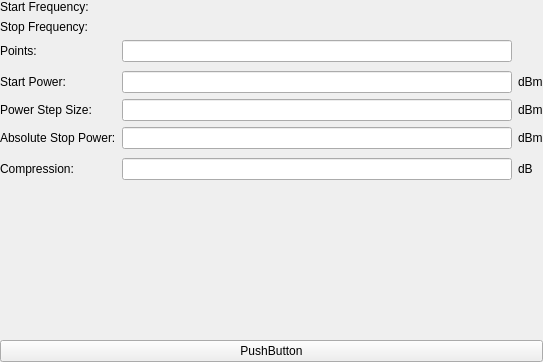
<?xml version="1.0" encoding="UTF-8"?>
<ui version="4.0">
 <class>TestPlanPage</class>
 <widget class="QWidget" name="TestPlanPage">
  <property name="geometry">
   <rect>
    <x>0</x>
    <y>0</y>
    <width>543</width>
    <height>362</height>
   </rect>
  </property>
  <property name="windowTitle">
   <string>Form</string>
  </property>
  <layout class="QVBoxLayout" name="verticalLayout">
   <property name="leftMargin">
    <number>0</number>
   </property>
   <property name="topMargin">
    <number>0</number>
   </property>
   <property name="rightMargin">
    <number>0</number>
   </property>
   <property name="bottomMargin">
    <number>0</number>
   </property>
   <item>
    <widget class="QWidget" name="widget_2" native="true">
     <layout class="QGridLayout" name="gridLayout">
      <property name="leftMargin">
       <number>0</number>
      </property>
      <property name="topMargin">
       <number>0</number>
      </property>
      <property name="rightMargin">
       <number>0</number>
      </property>
      <property name="bottomMargin">
       <number>0</number>
      </property>
      <item row="6" column="1">
       <widget class="DoubleLineEdit" name="absoluteStopPower"/>
      </item>
      <item row="8" column="1">
       <widget class="PositiveDoubleLineEdit" name="compression"/>
      </item>
      <item row="1" column="0">
       <widget class="QLabel" name="stopFrequencyLabel">
        <property name="text">
         <string>Stop Frequency:</string>
        </property>
       </widget>
      </item>
      <item row="2" column="0">
       <widget class="QLabel" name="pointsLabel">
        <property name="text">
         <string>Points:</string>
        </property>
       </widget>
      </item>
      <item row="3" column="0">
       <spacer name="verticalSpacer">
        <property name="orientation">
         <enum>Qt::Vertical</enum>
        </property>
        <property name="sizeType">
         <enum>QSizePolicy::Fixed</enum>
        </property>
        <property name="sizeHint" stdset="0">
         <size>
          <width>20</width>
          <height>3</height>
         </size>
        </property>
       </spacer>
      </item>
      <item row="4" column="0">
       <widget class="QLabel" name="startPowerLabel">
        <property name="text">
         <string>Start Power:</string>
        </property>
       </widget>
      </item>
      <item row="0" column="0">
       <widget class="QLabel" name="startFrequencyLabel">
        <property name="text">
         <string>Start Frequency:</string>
        </property>
       </widget>
      </item>
      <item row="5" column="0">
       <widget class="QLabel" name="stepSizeLabel">
        <property name="text">
         <string>Power Step Size:</string>
        </property>
       </widget>
      </item>
      <item row="7" column="0">
       <spacer name="verticalSpacer_3">
        <property name="orientation">
         <enum>Qt::Vertical</enum>
        </property>
        <property name="sizeType">
         <enum>QSizePolicy::Fixed</enum>
        </property>
        <property name="sizeHint" stdset="0">
         <size>
          <width>20</width>
          <height>3</height>
         </size>
        </property>
       </spacer>
      </item>
      <item row="6" column="0">
       <widget class="QLabel" name="label">
        <property name="text">
         <string>Absolute Stop Power:</string>
        </property>
       </widget>
      </item>
      <item row="8" column="0">
       <widget class="QLabel" name="compressionLabel">
        <property name="text">
         <string>Compression:</string>
        </property>
       </widget>
      </item>
      <item row="2" column="1">
       <widget class="PointsLineEdit" name="points"/>
      </item>
      <item row="4" column="1">
       <widget class="DoubleLineEdit" name="startPower"/>
      </item>
      <item row="5" column="1">
       <widget class="PositiveDoubleLineEdit" name="stepSize"/>
      </item>
      <item row="0" column="1">
       <widget class="FrequencyEdit" name="startFrequency" native="true">
        <property name="focusPolicy">
         <enum>Qt::StrongFocus</enum>
        </property>
       </widget>
      </item>
      <item row="1" column="1">
       <widget class="FrequencyEdit" name="stopFrequency" native="true">
        <property name="focusPolicy">
         <enum>Qt::StrongFocus</enum>
        </property>
       </widget>
      </item>
      <item row="4" column="2">
       <widget class="QLabel" name="startPowerUnitsLabel">
        <property name="text">
         <string>dBm</string>
        </property>
       </widget>
      </item>
      <item row="5" column="2">
       <widget class="QLabel" name="stepSizeUnitsLabel">
        <property name="text">
         <string>dBm</string>
        </property>
       </widget>
      </item>
      <item row="6" column="2">
       <widget class="QLabel" name="absoluteStopPowerUnitsLabel">
        <property name="text">
         <string>dBm</string>
        </property>
       </widget>
      </item>
      <item row="8" column="2">
       <widget class="QLabel" name="compressionUnitsLabel">
        <property name="text">
         <string>dB</string>
        </property>
       </widget>
      </item>
     </layout>
    </widget>
   </item>
   <item>
    <spacer name="verticalSpacer_4">
     <property name="orientation">
      <enum>Qt::Vertical</enum>
     </property>
     <property name="sizeType">
      <enum>QSizePolicy::Fixed</enum>
     </property>
     <property name="sizeHint" stdset="0">
      <size>
       <width>20</width>
       <height>3</height>
      </size>
     </property>
    </spacer>
   </item>
   <item>
    <widget class="RsaToolbox::ErrorLabel" name="error" native="true"/>
   </item>
   <item>
    <spacer name="verticalSpacer_2">
     <property name="orientation">
      <enum>Qt::Vertical</enum>
     </property>
     <property name="sizeHint" stdset="0">
      <size>
       <width>20</width>
       <height>40</height>
      </size>
     </property>
    </spacer>
   </item>
   <item>
    <widget class="QPushButton" name="testButton">
     <property name="text">
      <string>PushButton</string>
     </property>
    </widget>
   </item>
  </layout>
 </widget>
 <customwidgets>
  <customwidget>
   <class>FrequencyEdit</class>
   <extends>QWidget</extends>
   <header>FrequencyEdit.h</header>
   <container>1</container>
  </customwidget>
  <customwidget>
   <class>PointsLineEdit</class>
   <extends>QLineEdit</extends>
   <header>PointsLineEdit.h</header>
  </customwidget>
  <customwidget>
   <class>DoubleLineEdit</class>
   <extends>QLineEdit</extends>
   <header>DoubleLineEdit.h</header>
  </customwidget>
  <customwidget>
   <class>PositiveDoubleLineEdit</class>
   <extends>QLineEdit</extends>
   <header>PositiveDoubleLineEdit.h</header>
  </customwidget>
  <customwidget>
   <class>RsaToolbox::ErrorLabel</class>
   <extends>QWidget</extends>
   <header>ErrorLabel.h</header>
   <container>1</container>
  </customwidget>
 </customwidgets>
 <tabstops>
  <tabstop>startFrequency</tabstop>
  <tabstop>stopFrequency</tabstop>
  <tabstop>points</tabstop>
  <tabstop>startPower</tabstop>
  <tabstop>stepSize</tabstop>
  <tabstop>absoluteStopPower</tabstop>
  <tabstop>compression</tabstop>
 </tabstops>
 <resources/>
 <connections/>
</ui>
